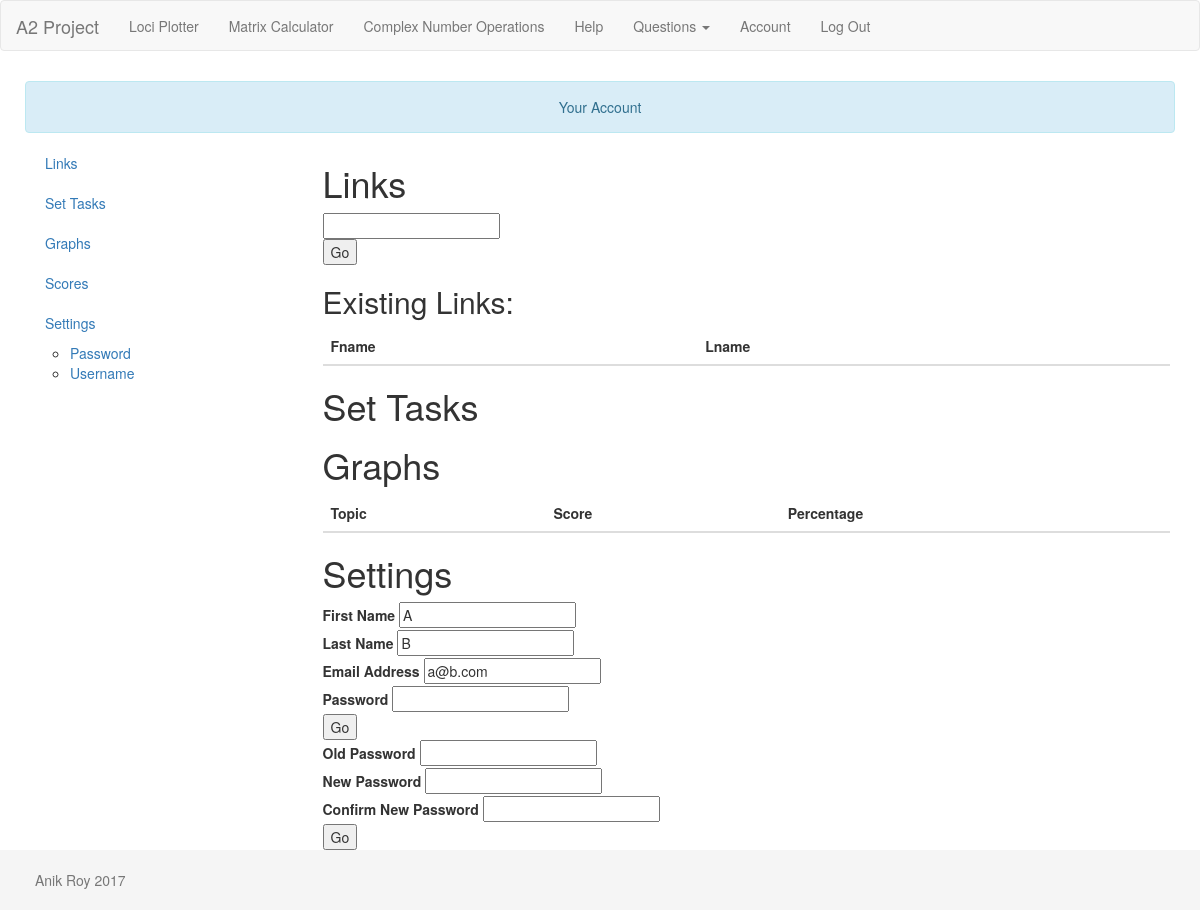
Page /account (signed in) on the committed database.
### app/models.py (models this page shows, shortened)
class User(db.Model):
    user_id = db.Column('user_id', db.Integer, primary_key=True)
    fname = db.Column(db.String(80), unique=False)
    lname = db.Column(db.String(80), unique=False)
    email = db.Column(db.String(120), unique=True)
    password = db.Column(db.String(120), unique=False)
    authenticated = db.Column(db.Boolean, default=False)
    confirmed = db.Column(db.Boolean)
    role = db.Column(db.String(50))
    graphs = db.relationship('Graph', backref="user",
                             cascade="all, delete-orphan", lazy="dynamic")
    __mapper_args__ = {
        'polymorphic_identity': 'user',
        'polymorphic_on': role
    }

### app/routes/user.py (the view, shortened to what this page needs)
@user.route('/account', methods=['GET', 'POST'])
@login_required
def account():
    user_id = current_user.user_id
    u = User.query.get(user_id)
    if u.role == 'student':
        changeform = ChangeDetailsForm(obj=u)
        linkform = TeacherLinkForm()
        pwform = ChangePasswordForm1()
        return render_template('user/student_account.html', student=u,
                                qs=QUESTIONS, linkform=linkform,
                                changeform=changeform, pwform=pwform)
    else:
        return abort(500)

### app/forms.py
class ChangeDetailsForm(FlaskForm):
    fname = TextField('First Name', [validators.Required()])
    lname = TextField('Last Name', [validators.Required()])
    email = EmailField('Email Address',
                       [validators.DataRequired(), validators.Email()])
    password = PasswordField('Password', [validators.Required()])
    change_submit = SubmitField('Go')

class TeacherLinkForm(FlaskForm):
    link_code = TextField('Link Code', [validators.Required()])
    link_submit = SubmitField('Go')

### app/views.py (called while the page is built)
@login_manager.user_loader
def user_loader(email):
    return User.query.filter_by(email=email).first()

### app/templates/user/student_account.html (shortened to what this page needs)
{% extends "layout.html" %}
{% block head %}
{{ super() }}
<link rel="stylesheet" href="{{ url_for('static',filename='styles/account.css') }}">
<link rel="stylesheet" href="{{ url_for('static',filename='image-picker/image-picker.css') }}">
{% endblock %}
{% block main %}
<div id="title" class="row">
    <div class="col-sm-12">
        <div class="alert alert-info" style="margin:10px;text-align:center;">Your Account</div>
    </div>
</div>
<div data-spy="scroll" data-target=".scrollspy" style="position:relative">
<div class="col-md-3 scrollspy">
    <ul id="nav" class="nav hidden-xs hidden-sm affix-top" data-spy="affix">
        <li><a href="#links">Links</a></li>
        <li><a href="#set">Set Tasks</a></li>
        <li><a href="#graphs">Graphs</a></li>
        <li><a href="#scores">Scores</a></li>
        <li><a href="#settings">Settings</a>
            <ul id="nav">
                <li>
                    <a href="#pwd">Password</a>
                </li>
                <li>
                    <a href="#user">Username</a>
                </li>
            </ul>
        </li>
    </ul>
</div>
<div class="col-md-9">
    <section id="links">
        <h1>Links</h1>
        <form method="post" action="{{ url_for('user.account') }}">
        {{ linkform.link_code }}<br>
        {{ linkform.link_submit }}
        </form>
        <h2>Existing Links:</h2>
        <table id="links-table" class="table">
          <thead>
            <th>Fname</th>
            <th>Lname</th>
            <th></th>
          </thead>
        </table>
    </section>
    <section id="set">
        <h1>Set Tasks</h1>
    </section>
    <section id="graphs">
      <h1>Graphs</h1>
    </section>
    <section id="scores">
        <table class="table">
            <thead>
                <th> Topic </th>
                <th> Score </th>
                <th> Percentage </th>
            </thead>
        </table>
    </section>
    <section id="settings">
        <h1>Settings</h1>
        <form method="post", action="{{ url_for('user.account') }}">
        {{ changeform.fname.label }}
        {{ changeform.fname(value=student.fname,class='a') }}
        <br>
        {{ changeform.lname.label }}
        {{ changeform.lname(value=student.lname) }}
        <br>
        {{ changeform.email.label }}
        {{ changeform.email(value=student.email) }}
        <br>
        {{ changeform.password.label }}
        {{ changeform.password }}
        <br>
        {{ changeform.change_submit }}
        </form>
        <form method="post", action="{{ url_for('user.account') }}">
        {{ pwform.old_password.label }}
        {{ pwform.old_password }}
        <br>
        {{ pwform.password.label }}
        {{ pwform.password }}
        <br>
        {{ pwform.confirm_password.label }}
        {{ pwform.confirm_password }}
        <br>
        {{ pwform.pw_submit }}
        </form>
    </section>
</div>
</div>
</div>
{% endblock %}

### app/templates/layout.html (shortened to what this page needs)
<!DOCTYPE html>
<html>
<head>
  {% block head %}
  <link rel="stylesheet" href="https://maxcdn.bootstrapcdn.com/bootstrap/3.3.7/css/bootstrap.min.css">
  <link rel="stylesheet" href="{{ url_for('static', filename='styles/main.css') }}">
  {% endblock %}
</head>
<body>
  {% block nav %}
  <nav class="navbar navbar-default" style="max-height: 51px;">
    <div class="container-fluid">
      <div class="navbar-header">
        <a class="navbar-brand" href="{{ url_for('main') }}">A2 Project</a>
      </div>
      <div class="collapse navbar-collapse" id="bs-example-navbar-collapse-1">
        <ul class="nav navbar-nav">
          <li><a href="{{ url_for('loci.loci') }}">Loci Plotter</a></li>
          <li><a href="{{ url_for('matrix_blueprint.matrix') }}">Matrix Calculator</a></li>
          <li><a href="{{ url_for('loci.operations') }}">Complex Number Operations</a></li>
          <li><a href="{{ url_for('help') }}">Help</a></li>
          <li>
            <a href="#" class="dropdown-toggle" data-toggle="dropdown">Questions <b class="caret"></b></a>
          </li>
            <ul class="nav navbar-nav navbar-right">
              {% if current_user.is_authenticated %}
              <li><a href="{{ url_for('user.account') }}">Account</a></li>
              <li><a href="{{ url_for('user.logout') }}">Log Out</a></li>
              {% else %}
              <li><a href="{{ url_for('user.login') }}">Log In</a></li>
              <li><a href="{{ url_for('user.register') }}">Register</a></li>
              {% endif %}
            </ul>
        </ul>
      </div>
    </div>
  </nav>
  {% endblock %}
  <div class="container-fluid">
    {% block main %}
    {% endblock %}
  <footer class="footer">
    <div class="container">
    {% block footer %}
      <p class="text-muted"> Anik Roy 2017 </p>
    {% endblock %}
    </div>
  </footer>
</body>
</html>

### app/static/styles/main.css (style rules this page uses)
html { position: relative; min-height: 100%; }
body { margin-bottom: 60px; }
.footer { position: absolute; bottom: 0; width: 100%; height: 60px; background-color: #f5f5f5; padding: 0 20px; }
.container-fluid { width: 100%; padding: 0 15px; overflow: hidden; min-height: calc(100vh - 70px); }
.container .text-muted { margin: 20px 0; }

### app/static/styles/account.css (style rules this page uses)
section { border: 1 px solid black; width:100% }

### rows in the picture
User: fname "A", lname "B", email "a@b.com"

### other values in the picture
{{ changeform.fname.label }} "First Name"
{{ changeform.lname.label }} "Last Name"
{{ changeform.email.label }} "Email Address"
{{ changeform.password.label }} "Password"
{{ pwform.old_password.label }} "Old Password"
{{ pwform.password.label }} "New Password"
{{ pwform.confirm_password.label }} "Confirm New Password"
